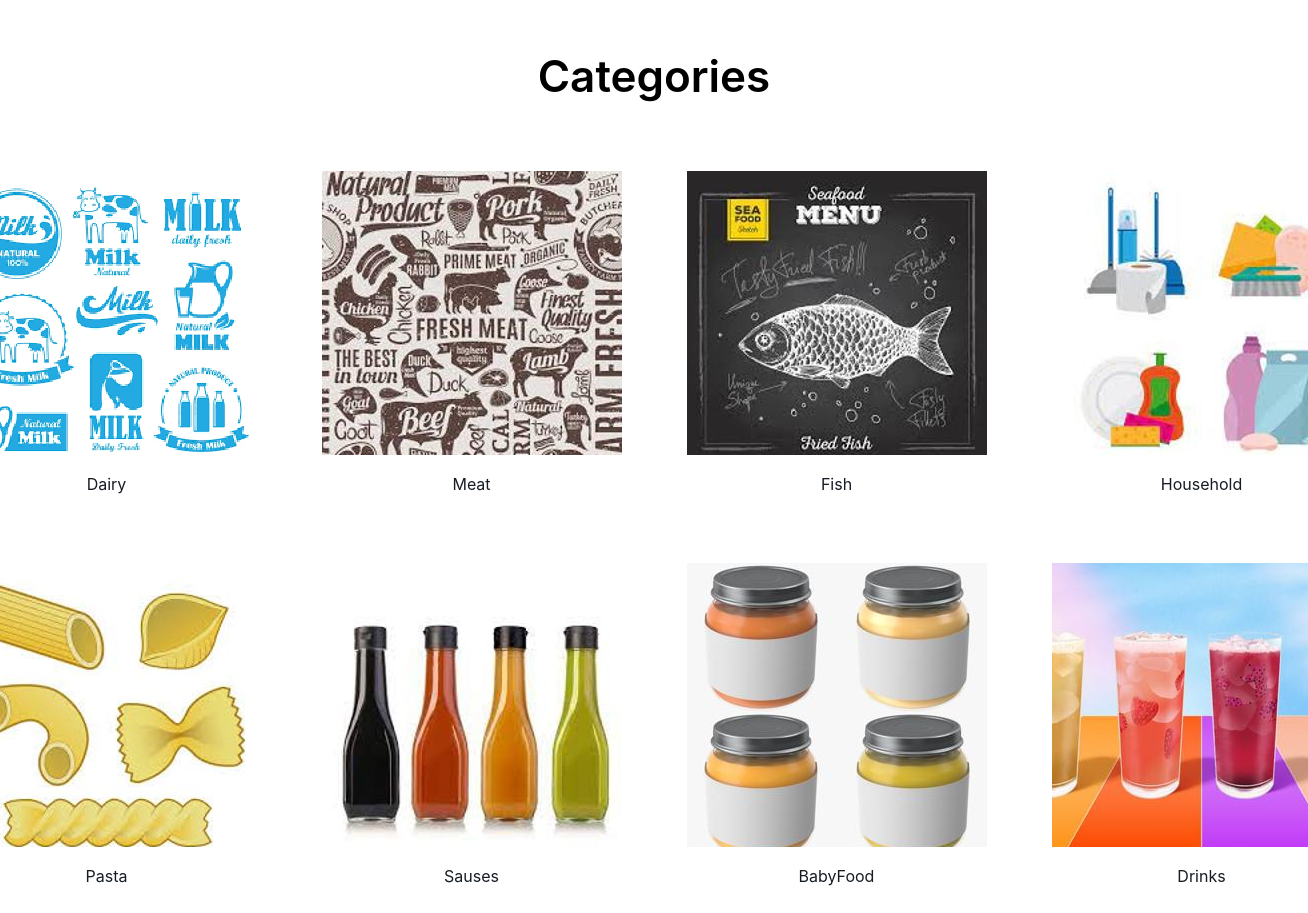
The page / on the database its author committed.
### store/models.py (models this page shows)
class Category(md.InstanceImage, m.Model):
    name = m.CharField(unique=True, max_length=50)
    photo = m.ImageField(upload_to=md.get_photo_path_for_category)
    class Meta:
        verbose_name_plural = 'Categories'
    def get_absolute_url(self):
        return reverse('products_in_category', kwargs={'name': self.name})
    def __str__(self):
        return self.name

### store/views.py (the view)
# urls.py: path('', v.index, name='home'),
def index(request):
    categories = Category.objects.all()
    return render(request, 'store/products_and_categories.html',
                  {'title': 'Categories', 'items': categories})

### store/services/models.py (called while the page is built)
    def get_miniature_photo(self):
        size = '_small.'
        return self.__get_photo(size)

    def __get_photo(self, size: str):
        photo_name, file_path = self.__get_photo_name_and_path()
        if self.__replace_dot_in_str(photo_name, size) in \
                os.listdir(file_path):
            return self.__replace_dot_in_str(self.photo.url, size)
        else:
            return self.__create_photo(size)

    def __get_photo_name_and_path(self):
        photo_name = os.path.basename(self.photo.name)
        return photo_name, self.photo.path.rstrip(photo_name)

    @staticmethod
    def __replace_dot_in_str(str_: str, size: str):
        return str_.replace('.', size)

### store/templates/store/products_and_categories.html
{% extends 'store/base.html' %}
{% block content %}
<div class="page">
    <div class="page__main-content-wrapper">
        <div class="page__main-content">
            <h2 class="page__title">{{title}}</h2>
            {% if items %}
            <div class="page__items-grid">
                 {% for item in items %}
                <a class="page__link"
                   href="{{ item.get_absolute_url }}">
                    <div class="card">
                        <div class="card__image-wrapper">
                            <img class="card__image"
                                 src="{{item.get_miniature_photo}}">
                        </div>
                        <h3 class="card__title">{{item}}</h3>
                    </div>
                </a>
                {% endfor %}
            </div>
            {% else %}
                <h2>No products in this category :(</h2>
            {% endif %}
        </div>
    </div>
</div>
{% endblock %}

### store/templates/store/base.html (shortened to what this page needs)
{% load static %}
<!DOCTYPE html>
<html lang="en">
<head>
    <link type="text/css"
          href="{% static 'store/css/styles.css' %}" rel="stylesheet">
</head>
<body>
{% block content %}
{% endblock %}
</body>
</html>

### store/static/store/css/styles.css (style rules this page uses)
.page { font-family: SFProText; display: flex; align-items: center; flex-direction: column; }
.page__main-content-wrapper { max-width: 1440px; display: flex; align-items: center; flex-direction: column; }
.page__main-content { margin-bottom: 100px; margin-left: auto; margin-right: auto; }
.page__title { font-family: SFProText; font-size: 44px; font-style: normal; font-weight: 600; line-height: 62px; letter-spacing: 0; text-align: center; margin-bottom: 64px; }
.page__items-grid { width: 100%; display: grid; grid-template-columns: 1fr 1fr 1fr 1fr; grid-column-gap: 65px; -webkit-column-gap: 65px; column-gap: 65px; grid-row-gap: 50px; row-gap: 50px; margin-bottom: 50px; }
.page__link { color: #161c24; text-decoration: none; font-family: SFProDisplay; }
.card { width: 300px; height: 342px; display: flex; flex-direction: column; align-items: center; justify-content: center; cursor: pointer; }
.card__image-wrapper { width: 300px; height: 300px; overflow: hidden; }
.card__title { margin-top: 16px; font-family: SFProText; font-size: 16px; font-style: normal; font-weight: 400; line-height: 26px; letter-spacing: 0; text-align: center; }

### rows shown on the page
Category: shows a picture, name "Dairy"
Category: shows a picture, name "Meat"
Category: shows a picture, name "Fish"
Category: shows a picture, name "Household"
Category: shows a picture, name "Pasta"
Category: shows a picture, name "Sauses"
Category: shows a picture, name "BabyFood"
Category: shows a picture, name "Drinks"

### other values the page prints
{{ title }} "Categories"
